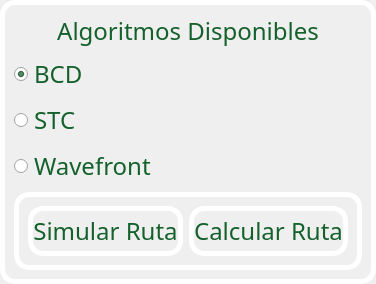
                  <widget class="QFrame" name="frame_title">
                   <property name="frameShape">
                    <enum>QFrame::NoFrame</enum>
                   </property>
                   <property name="frameShadow">
                    <enum>QFrame::Raised</enum>
                   </property>
                   <layout class="QHBoxLayout" name="horizontalLayout">
                    <property name="spacing">
                     <number>0</number>
                    </property>
                    <property name="leftMargin">
                     <number>0</number>
                    </property>
                    <property name="topMargin">
                     <number>0</number>
                    </property>
                    <property name="rightMargin">
                     <number>0</number>
                    </property>
                    <property name="bottomMargin">
                     <number>0</number>
                    </property>
                    <item>
                     <widget class="QFrame" name="frame_7">
                      <property name="styleSheet">
                       <string notr="true">QFrame{
	border: 5px solid rgb(255, 255, 255);
	border-radius: 15px;
	color: rgb(252, 175, 62);
}
QFrame:hover{
  border: 5px solid #f9aa33;
	color: rgb(255, 255, 255);
}</string>
                      </property>
                      <property name="frameShape">
                       <enum>QFrame::NoFrame</enum>
                      </property>
                      <property name="frameShadow">
                       <enum>QFrame::Raised</enum>
                      </property>
                      <layout class="QVBoxLayout" name="verticalLayout_3">
                       <item>
                        <widget class="QLabel" name="label_3">
                         <property name="sizePolicy">
                          <sizepolicy hsizetype="Preferred" vsizetype="Preferred">
                           <horstretch>0</horstretch>
                           <verstretch>0</verstretch>
                          </sizepolicy>
                         </property>
                         <property name="font">
                          <font>
                           <family>Uroob</family>
                           <pointsize>18</pointsize>
                          </font>
                         </property>
                         <property name="styleSheet">
                          <string notr="true">border:none;
color: rgb(20, 97, 44);</string>
                         </property>
                         <property name="text">
                          <string>Algoritmos Disponibles</string>
                         </property>
                         <property name="alignment">
                          <set>Qt::AlignCenter</set>
                         </property>
                         <property name="wordWrap">
                          <bool>true</bool>
                         </property>
                        </widget>
                       </item>
                       <item>
                        <widget class="QRadioButton" name="radioButtonBCD">
                         <property name="sizePolicy">
                          <sizepolicy hsizetype="Preferred" vsizetype="Preferred">
                           <horstretch>0</horstretch>
                           <verstretch>0</verstretch>
                          </sizepolicy>
                         </property>
                         <property name="font">
                          <font>
                           <family>Uroob</family>
                           <pointsize>18</pointsize>
                          </font>
                         </property>
                         <property name="layoutDirection">
                          <enum>Qt::LeftToRight</enum>
                         </property>
                         <property name="styleSheet">
                          <string notr="true">color: rgb(20, 97, 44);</string>
                         </property>
                         <property name="text">
                          <string>BCD</string>
                         </property>
                         <property name="checked">
                          <bool>true</bool>
                         </property>
                        </widget>
                       </item>
                       <item>
                        <widget class="QRadioButton" name="radioButtonSTC">
                         <property name="sizePolicy">
                          <sizepolicy hsizetype="Preferred" vsizetype="Preferred">
                           <horstretch>0</horstretch>
                           <verstretch>0</verstretch>
                          </sizepolicy>
                         </property>
                         <property name="font">
                          <font>
                           <family>Uroob</family>
                           <pointsize>18</pointsize>
                          </font>
                         </property>
                         <property name="layoutDirection">
                          <enum>Qt::LeftToRight</enum>
                         </property>
                         <property name="styleSheet">
                          <string notr="true">color: rgb(20, 97, 44);</string>
                         </property>
                         <property name="text">
                          <string>STC</string>
                         </property>
                        </widget>
                       </item>
                       <item>
                        <widget class="QRadioButton" name="radioButtonWave">
                         <property name="sizePolicy">
                          <sizepolicy hsizetype="Preferred" vsizetype="Preferred">
                           <horstretch>0</horstretch>
                           <verstretch>0</verstretch>
                          </sizepolicy>
                         </property>
                         <property name="font">
                          <font>
                           <family>Uroob</family>
                           <pointsize>18</pointsize>
                          </font>
                         </property>
                         <property name="layoutDirection">
                          <enum>Qt::LeftToRight</enum>
                         </property>
                         <property name="styleSheet">
                          <string notr="true">color: rgb(20, 97, 44);
</string>
                         </property>
                         <property name="text">
                          <string>Wavefront</string>
                         </property>
                        </widget>
                       </item>
                       <item>
                        <widget class="QFrame" name="frame_9">
                         <property name="frameShape">
                          <enum>QFrame::StyledPanel</enum>
                         </property>
                         <property name="frameShadow">
                          <enum>QFrame::Raised</enum>
                         </property>
                         <layout class="QHBoxLayout" name="horizontalLayout_13">
                          <item>
                           <widget class="QPushButton" name="pushButtonSimulacion">
                            <property name="sizePolicy">
                             <sizepolicy hsizetype="Preferred" vsizetype="Preferred">
                              <horstretch>0</horstretch>
                              <verstretch>0</verstretch>
                             </sizepolicy>
                            </property>
                            <property name="font">
                             <font>
                              <family>Uroob</family>
                              <pointsize>18</pointsize>
                             </font>
                            </property>
                            <property name="styleSheet">
                             <string notr="true">QPushButton{
	border: 5px solid  rgb(255, 255, 255);
	border-radius: 15px;
	color: rgb(20, 97, 44);
}
QPushButton:hover{
  border: 5px solid #ffffff;
  color: rgb(255, 255, 255);
}</string>
                            </property>
                            <property name="text">
                             <string>Simular Ruta</string>
                            </property>
                           </widget>
                          </item>
                          <item>
                           <widget class="QPushButton" name="btn_CalcularRuta">
                            <property name="sizePolicy">
                             <sizepolicy hsizetype="Preferred" vsizetype="Preferred">
                              <horstretch>0</horstretch>
                              <verstretch>0</verstretch>
                             </sizepolicy>
                            </property>
                            <property name="minimumSize">
                             <size>
                              <width>100</width>
                              <height>50</height>
                             </size>
                            </property>
                            <property name="font">
                             <font>
                              <family>Uroob</family>
                              <pointsize>18</pointsize>
                             </font>
                            </property>
                            <property name="styleSheet">
                             <string notr="true">QPushButton{
	border: 5px solid rgb(255, 255, 255);
	border-radius: 15px;
	color: rgb(20, 97, 44);
}
QPushButton:hover{
  border: 5px solid #ffffff;
	color: rgb(255, 255, 255);
}</string>
                            </property>
                            <property name="text">
                             <string>Calcular Ruta</string>
                            </property>
                           </widget>
                          </item>
                         </layout>
                        </widget>
                       </item>
                      </layout>
                     </widget>
                    </item>
                   </layout>
                  </widget>
